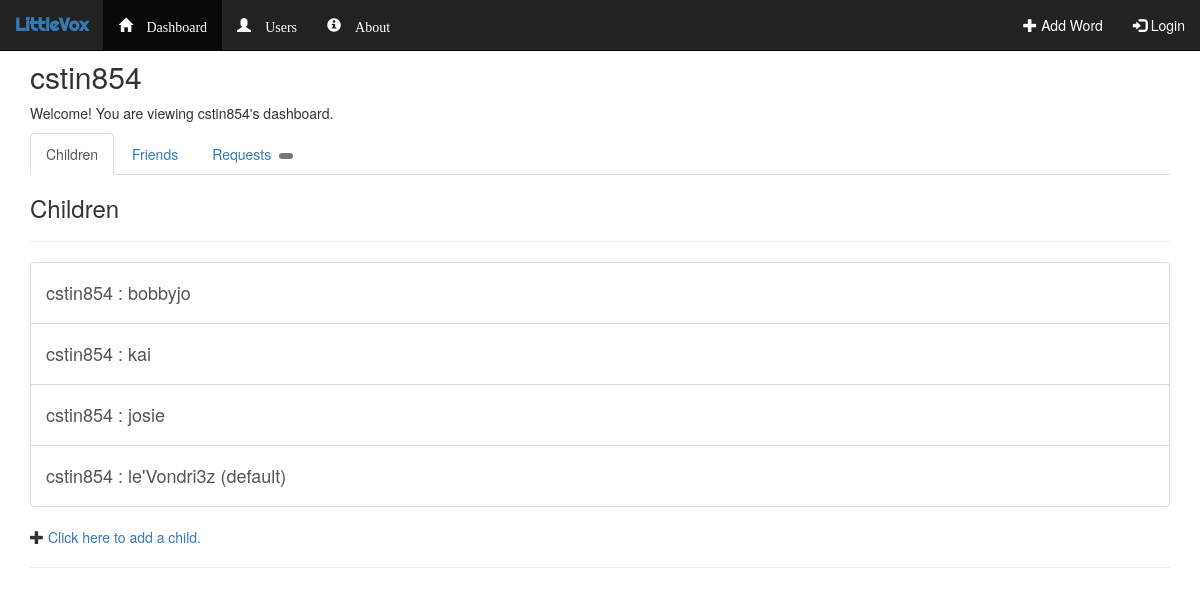
/outline/user/cstin854/, run on the app's committed database.
### outline/models.py (models this page shows, shortened)
class Child(models.Model):
    parent_guardian = models.ForeignKey(User, on_delete=models.CASCADE)
    name = models.CharField(max_length=50)
    date_of_birth = models.DateField(default=datetime.date.today)
    is_default = models.BooleanField()
    def __str__(self):
        default_char = ''
        if self.is_default:
            default_char = '(default)'
        return self.parent_guardian.username + ' : ' + self.name + ' ' + default_char

### outline/views.py (the view, shortened to what this page needs)
# urls.py: url(r'^user/(?P<user>[A-Za-z0-9]+)/$', views.user_splashpage, name='user_splashpage'),
def user_splashpage(request, user):
    context = dict()
    if request.POST:
        request.session['error_title'] = "Processing test."
        msg = ''
        for key, val in request.POST.items():
            msg += "Key = " + key + "<br>"
            msg += "------Val = " + val + "<hr>"
        request.session['error_message'] = msg
        return redirect('outline:user_splashpage', user=request.user.username)
    else:
        try:
            user = User.objects.get(username=user)
        except:
            request.session['error_message'] = "That user does not exist."
            return redirect('outline:users')
        if 'error_message' in request.session:
            context['error_message'] = request.session['error_message']
            del request.session['error_message']
            request.session.modified = True
        if 'error_title' in request.session:
            context['error_title'] = request.session['error_title']
            del request.session['error_title']
            request.session.modified = True
        context['dashboard_active'] = True
        context['user'] = user.username
        if request.user.username == user.username:
            try:
                context['viewer_list'] = list(user.viewer_set.all())
            except:
                context['viewer_list'] = False
            try:
                context['child_list'] = list(user.child_set.all())
            except:
                context['child_list'] = False
            try:
                context['messages'] = list(user.message_set.all())
                context['number_of_messages'] = len(context['messages'])
            except:
                context['messages'] = False
                context['number_of_messages'] = False
            context['dashboard_header'] = "Welcome! This is your dashboard."
            context['is_owner'] = True
            return render(request, 'outline/dashboard.html', context)
        else:
            try:
                context['child_list'] = list(user.child_set.all())
            except:
                context['child_list'] = False
            context['dashboard_header'] = "Welcome! You are viewing " + user.username + "'s dashboard."
            context['is_owner'] = False
            return render(request, 'outline/dashboard.html', context)

### outline/templates/outline/dashboard.html (shortened to what this page needs)
{% extends 'outline/base.html' %}
{% block body %}
<div class="container">
    <h2>{{ user }}</h2>
    <p>{{ dashboard_header }}</p>
    <ul class="nav nav-tabs">
        <li class="active"><a data-toggle="tab" href="#menu1">Children</a></li>
        <li><a data-toggle="tab" href="#home">Friends</a></li>
        <li>
            <a data-toggle="tab" href="#messages">
                Requests&nbsp;
                <span class="badge">
                </span>
            </a>
        </li>
    </ul>
    <div class="tab-content">
        <div id="menu1" class="tab-pane fade in active">
            <h3>Children</h3>
            <hr>
            {% include 'outline/snippets/child_list.html' %}<hr>
        </div>
    </div>
</div>
{% endblock %}

### outline/templates/outline/snippets/child_list.html
{% if child_list %}
<div class="list-group">
    {% for child in child_list %}
    <a href="/outline/child/{{ child.id }}/" class="list-group-item">
        <h4>{{ child }}</h4>
    </a>
    {% endfor %}
</div>
{% else %}
<h4>No children added.</h4>
{% endif %}
<span class="glyphicon glyphicon-plus"></span>
<a href="{% url 'outline:addchild' %}">Click here to add a child.</a><br>

### data on the page
Child: is_default+parent_guardian+name "cstin854 : bobbyjo"
Child: is_default+parent_guardian+name "cstin854 : kai"
Child: is_default+parent_guardian+name "cstin854 : josie"
Child: is_default+parent_guardian+name "cstin854 : le'Vondri3z (default)"

### other printed values
{{ user }} "cstin854"
{{ dashboard_header }} "Welcome! You are viewing cstin854's dashboard."
